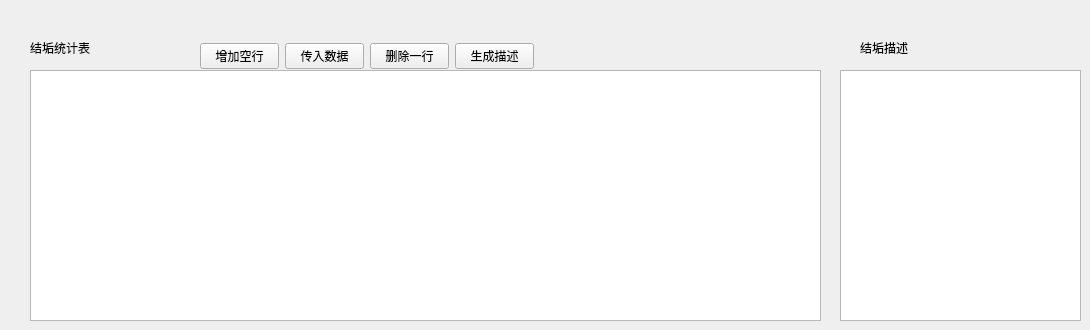
      <widget class="QWidget" name="tab_7">
       <attribute name="title">
        <string>结垢统计</string>
       </attribute>
       <widget class="QWidget" name="layoutWidget_3">
        <property name="geometry">
         <rect>
          <x>200</x>
          <y>40</y>
          <width>334</width>
          <height>32</height>
         </rect>
        </property>
        <layout class="QHBoxLayout" name="horizontalLayout_3">
         <item>
          <widget class="QPushButton" name="pushButton_63">
           <property name="text">
            <string>增加空行</string>
           </property>
          </widget>
         </item>
         <item>
          <widget class="QPushButton" name="pushButton_17">
           <property name="text">
            <string>传入数据</string>
           </property>
          </widget>
         </item>
         <item>
          <widget class="QPushButton" name="pushButton_18">
           <property name="text">
            <string>删除一行</string>
           </property>
          </widget>
         </item>
         <item>
          <widget class="QPushButton" name="pushButton_19">
           <property name="text">
            <string>生成描述</string>
           </property>
          </widget>
         </item>
        </layout>
       </widget>
       <widget class="QLabel" name="label_105">
        <property name="geometry">
         <rect>
          <x>30</x>
          <y>40</y>
          <width>91</width>
          <height>16</height>
         </rect>
        </property>
        <property name="styleSheet">
         <string notr="true">font: 12pt &quot;黑体&quot;;</string>
        </property>
        <property name="text">
         <string>结垢统计表</string>
        </property>
       </widget>
       <widget class="QTextEdit" name="textEdit_2">
        <property name="geometry">
         <rect>
          <x>840</x>
          <y>70</y>
          <width>241</width>
          <height>251</height>
         </rect>
        </property>
       </widget>
       <widget class="QLabel" name="label_106">
        <property name="geometry">
         <rect>
          <x>860</x>
          <y>40</y>
          <width>71</width>
          <height>16</height>
         </rect>
        </property>
        <property name="styleSheet">
         <string notr="true">font: 12pt &quot;黑体&quot;;</string>
        </property>
        <property name="text">
         <string>结垢描述</string>
        </property>
       </widget>
       <widget class="QTableWidget" name="tableWidget_3">
        <property name="geometry">
         <rect>
          <x>30</x>
          <y>70</y>
          <width>791</width>
          <height>251</height>
         </rect>
        </property>
       </widget>
      </widget>
